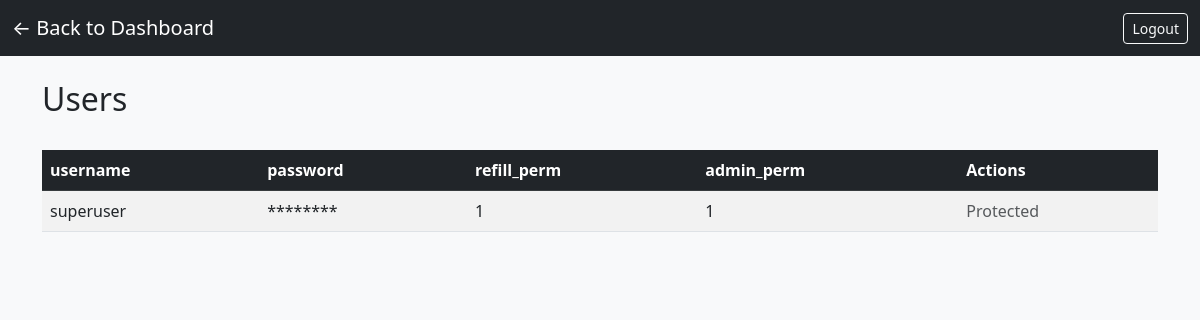
The page /view/users (signed in) on the database its author committed.
### tables this page shows
CREATE TABLE users(
               username TEXT UNIQUE NOT NULL, 
               password TEXT NOT NULL, 
               refill_perm INTEGER, 
               admin_perm INTEGER NOT NULL);

### Adiba's Folder/app.py (the view)
@app.route('/view/<table_name>')
@login_required
def view_table(table_name):
    allowed_tables = ['users', 'inventory', 'activity_logs', 'api_keys']
    if table_name not in allowed_tables:
        return "Access denied", 403
    log_activity(session['username'], f"Viewed table {table_name}")
    if table_name == 'inventory':
        sync_inventory_from_csv()
    conn = get_db_connection()
    cursor = conn.execute(f'PRAGMA table_info({table_name})')
    columns = [col['name'] for col in cursor.fetchall()]
    if table_name == 'activity_logs':
        rows = conn.execute(f'SELECT * FROM {table_name} ORDER BY datetime DESC').fetchall()
    elif table_name == 'inventory':
        rows = conn.execute(f'SELECT * FROM {table_name} ORDER BY bin_id ASC').fetchall()
    else:
        rows = conn.execute(f'SELECT * FROM {table_name}').fetchall()
    conn.close()
    data = []
    for row in rows:
        row_dict = dict(row)
        if table_name == 'users' and 'password' in row_dict:
            row_dict['password'] = '********'
        data.append(row_dict)
    can_edit = session.get('is_admin') == 1 and table_name not in ['users', 'activity_logs']
    return render_template('view_table.html',
                           table_name=table_name,
                           columns=columns,
                           data=data,
                           can_edit=can_edit)

### Adiba's Folder/app.py (called while the page is built)
def get_db_connection():
    conn = sqlite3.connect('testDB.db', timeout=30)
    conn.execute('PRAGMA journal_mode=WAL')
    conn.row_factory = sqlite3.Row
    return conn

def login_required(f):
    @wraps(f)
    def decorated_function(*args, **kwargs):
        if 'username' not in session:
            return redirect(url_for('login'))
        return f(*args, **kwargs)
    return decorated_function

def log_activity(username, description):
    conn = get_db_connection()
    timestamp = datetime.now().strftime('%Y-%m-%d %H:%M:%S')
    conn.execute('INSERT INTO activity_logs (username, access_req, datetime) VALUES (?, ?, ?)',
                 (username, description, timestamp))
    conn.commit()
    conn.close()

### Raquel's Folder/403DB/templates/view_table.html (shortened to what this page needs)
<!DOCTYPE html>
<html lang="en">
<head>
    <link href="https://cdn.jsdelivr.net/npm/bootstrap@5.3.0/dist/css/bootstrap.min.css" rel="stylesheet">
</head>
<body class="bg-light">
    <nav class="navbar navbar-dark bg-dark">
        <div class="container-fluid">
            <a href="{{ url_for('dashboard') }}" class="navbar-brand">← Back to Dashboard</a>
            <a href="{{ url_for('logout') }}" class="btn btn-outline-light btn-sm">Logout</a>
        </div>
    </nav>
    <div class="container mt-4">
        <div class="d-flex justify-content-between align-items-center mb-4">
            <h2 class="text-capitalize">
                {{ table_name.replace('_', ' ') }}
            </h2>
        </div>
        {% if data %}
        <div class="table-responsive">
            <table class="table table-striped table-hover" id="dataTable">
                <thead class="table-dark">
                    <tr>
                        {% for column in columns %}
                        <th>{{ column }}</th>
                        {% endfor %}
                        {% if not refill_mode %}
                            {% if can_edit %}
                            <th>Actions</th>
                            {% elif table_name == 'users' and session.is_admin %}
                            <th>Actions</th>
                            {% endif %}
                        {% endif %}
                    </tr>
                </thead>
                <tbody>
                    {% for row in data %}
                    <tr>
                        {% for column in columns %}
                        {% if refill_mode %}
                        <td><input type="text" class="form-control form-control-sm refill-input" data-col="{{ column }}" value="{{ row[column] if row[column] is not none else '' }}"></td>
                        {% else %}
                        <td>{{ row[column] }}</td>
                        {% endif %}
                        {% endfor %}
                        {% if not refill_mode %}
                            {% if can_edit %}
                            <td>
                                <button class="btn btn-sm btn-primary" onclick='editRow({{ row | tojson }})'>Edit</button>
                                <button class="btn btn-sm btn-danger" onclick='deleteRow({{ row | tojson }})'>Delete</button>
                            </td>
                            {% elif table_name == 'users' and session.is_admin and row.username != 'superuser' %}
                            <td>
                                <a href="{{ url_for('edit_user_permissions', username=row.username) }}" class="btn btn-sm btn-warning">Edit Permissions</a>
                            </td>
                            {% elif table_name == 'users' and row.username == 'superuser' %}
                            <td>
                                <span class="text-muted">Protected</span>
                            </td>
                            {% endif %}
                        {% endif %}
                    </tr>
                    {% endfor %}
                </tbody>
            </table>
        </div>
        {% else %}
        <div class="alert alert-info">No data in this table yet.</div>
        {% endif %}
    </div>
</body>
</html>

### rows shown on the page
users: username "superuser" "********" "1" "1", shows "Protected"

### other values the page prints
{{ table_name.replace('_', ' ') }} "Users"
{{ column }} "username" "password" "refill_perm" "admin_perm"
